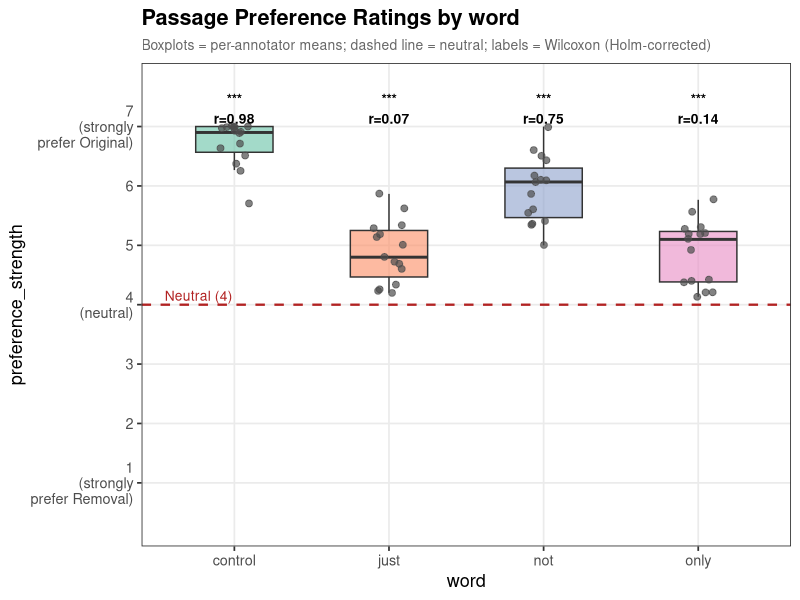

Write the R code that produced this figure.
# ============================================================
#  Preference Data Analysis
#  Design: 15 annotators x 4 words x 30 pairs
#  Scale:  0-7 Likert (4 = neutral; >4 = prefer passage 2)
# ============================================================

library(tidyverse)
library(lme4)
library(lmerTest)   # p-values for lmer
library(coin)       # exact Wilcoxon / Friedman tests
library(rstatix)    # tidy Wilcoxon + effect sizes
library(emmeans)    # post-hoc contrasts from LMM


# ── 0. LOAD DATA ─────────────────────────────────────────────
# Expected format: long-form data frame with columns:
#   participant_id : factor, annotator ID
#   word   : factor, one of c("control", "strong", "weak1", "weak2")
#   pair      : integer, 1–30
#   preference_strength    : integer, 0–7

# Adjust this path to your actual file:
df <- read_csv("annotations.csv") %>%
  mutate(across(c(participant_id, word, comparison_id), as.factor))

NEUTRAL <- 4

# ── 1. DESCRIPTIVE STATISTICS ─────────────────────────────────
cat("══════════════════════════════════════════\n")
cat(" 1. DESCRIPTIVE STATISTICS\n")
cat("══════════════════════════════════════════\n")

desc <- df %>%
  group_by(word) %>%
  summarise(
    n      = n(),
    mean   = mean(preference_strength),
    median = median(preference_strength),
    sd     = sd(preference_strength),
    se     = sd / sqrt(n),
    pct_above_neutral = mean(preference_strength > NEUTRAL) * 100,
    .groups = "drop"
  )

print(desc, digits = 3)
cat("\n")


# ── 2. ONE-SAMPLE WILCOXON SIGNED-RANK (vs. neutral = 4) ──────
cat("══════════════════════════════════════════\n")
cat(" 2. ONE-SAMPLE WILCOXON SIGNED-RANK TESTS\n")
cat("    H0: median preference_strength = 4 (neutral)\n")
cat("    H1: median preference_strength > 4 (prefer passage 2)\n")
cat("══════════════════════════════════════════\n")

wilcox_results <- df %>%
  group_by(word) %>%
  summarise(
    wilcox = list(wilcox.test(
      preference_strength,
      mu        = NEUTRAL,
      alternative = "greater",   # one-sided: prefer passage 2
      exact     = FALSE
    )),
    .groups = "drop"
  ) %>%
  mutate(
    W       = map_dbl(wilcox, ~ .x$statistic),
    p.raw   = map_dbl(wilcox, ~ .x$p.value),
    # Effect size r = Z / sqrt(N), Z approximated from W
    N       = map_dbl(wilcox, ~ length(df$preference_strength[df$word == word])),
    Z       = (W - (N * (N + 1) / 4)) / sqrt(N * (N + 1) * (2 * N + 1) / 24),      # one-sided Z
    r       = Z / sqrt(N),
    p.holm  = p.adjust(p.raw, method = "holm")
  ) %>%
  select(word, W, Z, r, p.raw, p.holm)

print(wilcox_results, digits = 4)
cat("\nNote: r < 0.3 small, 0.3–0.5 medium, > 0.5 large\n\n")


# ── 3. FRIEDMAN TEST (differences across words) ────────────
cat("══════════════════════════════════════════\n")
cat(" 3. FRIEDMAN TEST\n")
cat("    Do preference strengths differ across words?\n")
cat("══════════════════════════════════════════\n")

# Friedman needs a subject x condition matrix.
# Here we aggregate per annotator x word (mean over 30 pairs).
df_agg <- df %>%
  group_by(participant_id, word) %>%
  summarise(mean_preference_strength = mean(preference_strength), .groups = "drop")

friedman_mat <- df_agg %>%
  pivot_wider(names_from = word, values_from = mean_preference_strength) %>%
  select(-participant_id) %>%
  as.matrix()

friedman_result <- friedman.test(friedman_mat)
print(friedman_result)

# Effect size: Kendall's W
k <- ncol(friedman_mat)   # number of conditions
n <- nrow(friedman_mat)   # number of subjects
kendall_W <- friedman_result$statistic / (n * (k - 1))
cat(sprintf("Kendall's W = %.3f  (0.1 small, 0.3 medium, 0.5 large)\n\n", kendall_W))


# ── 4. POST-HOC PAIRWISE WILCOXON (with Holm correction) ──────
cat("══════════════════════════════════════════\n")
cat(" 4. POST-HOC PAIRWISE WILCOXON\n")
cat("    (Holm-corrected; run only because Friedman was significant)\n")
cat("══════════════════════════════════════════\n")

# Pairwise on per-annotator means (paired, since same annotators)
posthoc <- df_agg %>%
  pairwise_wilcox_test(
    mean_preference_strength ~ word,
    paired      = TRUE,
    p.adjust.method = "holm",
    alternative = "two.sided"
  )

print(posthoc %>% select(group1, group2, statistic, p, p.adj, p.adj.signif))
cat("\n")


# ── 5. LINEAR MIXED-EFFECTS MODEL ─────────────────────────────
cat("══════════════════════════════════════════\n")
cat(" 5. LINEAR MIXED-EFFECTS MODEL\n")
cat("    Fixed: word; Random: annotator intercept\n")
cat("══════════════════════════════════════════\n")

# Re-level so control is the reference
df <- df %>% mutate(word = relevel(word, ref = "control"))

lmm <- lmer(preference_strength ~ word + (1 | participant_id), data = df, REML = FALSE)
cat("\n--- Fixed Effects ---\n")
print(summary(lmm)$coefficients, digits = 4)

cat("\n--- ANOVA-style test for word effect ---\n")
print(anova(lmm))

# Estimated marginal means (deviation from neutral = 4)
cat("\n--- Estimated Marginal Means (vs. neutral = 4) ---\n")
emm <- emmeans(lmm, ~ word)
print(emm)

# Contrast each word against neutral point (mu = 4)
cat("\n--- One-sample contrasts vs. neutral (4) ---\n")
print(test(emm, null = NEUTRAL, adjust = "holm"))

cat("\n--- Pairwise contrasts (control vs. others) ---\n")
print(contrast(emm, method = "trt.vs.ctrl", ref = "control", adjust = "holm"))


# ── 6. SUMMARY PLOT ───────────────────────────────────────────
cat("\n══════════════════════════════════════════\n")
cat(" 6. GENERATING SUMMARY PLOT\n")
cat("══════════════════════════════════════════\n")

# Significance labels from Wilcoxon (step 2)
sig_labels <- wilcox_results %>%
  mutate(
    label = case_when(
      p.holm < .001 ~ "***",
      p.holm < .01  ~ "**",
      p.holm < .05  ~ "*",
      TRUE          ~ "ns"
    )
  ) %>%
  select(word, label, r)

plot_df <- df %>%
  group_by(word, participant_id) %>%
  summarise(mean_preference_strength = mean(preference_strength), .groups = "drop") %>%
  left_join(sig_labels, by = "word")

p <- ggplot(plot_df, aes(x = word, y = mean_preference_strength, fill = word)) +
  # Boxplot over annotator means
  geom_boxplot(alpha = 0.6, outlier.shape = NA, width = 0.5) +
  geom_jitter(width = 0.1, size = 2, alpha = 0.7, color = "grey30") +
  # Neutral reference line
  geom_hline(yintercept = NEUTRAL, linetype = "dashed", color = "firebrick", linewidth = 0.8) +
  annotate("text", x = 0.55, y = NEUTRAL + 0.15, label = "Neutral (4)",
           color = "firebrick", size = 3.5, hjust = 0) +
  # Significance labels
  geom_text(
    data = sig_labels,
    aes(x = word, label = paste0(label, "\nr=", round(r, 2))),
    y = 7.3, inherit.aes = FALSE, size = 3.5, fontface = "bold"
  ) +
  scale_fill_brewer(palette = "Set2", guide = "none") +
  scale_y_continuous(
    limits = c(0.3, 7.7),
    breaks = 1:7,
    labels = c("1\n(strongly\nprefer Removal)", 2:3, "4\n(neutral)", 5:6,
               "7\n(strongly\nprefer Original)")
  ) +
  labs(
    title    = "Passage Preference Ratings by word",
    subtitle = "Boxplots = per-annotator means; dashed line = neutral; labels = Wilcoxon (Holm-corrected)",
    x        = "word",
    y        = "preference_strength"
  ) +
  theme_bw(base_size = 13) +
  theme(
    plot.title    = element_text(face = "bold"),
    plot.subtitle = element_text(size = 10, color = "grey40"),
    panel.grid.minor = element_blank()
  )

ggsave("preference_plot.png", p, width = 8, height = 5.5, dpi = 150)
cat("Plot saved to preference_plot.png\n")
